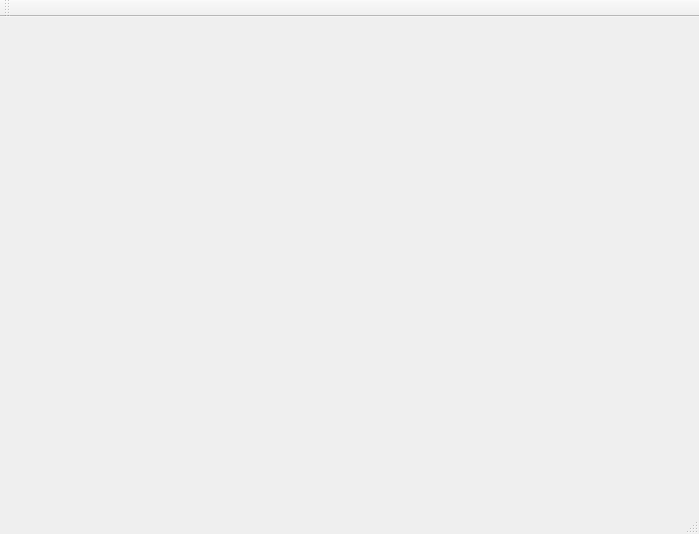
<?xml version="1.0" encoding="UTF-8"?>
<ui version="4.0">
 <class>MainApp</class>
 <widget class="QMainWindow" name="MainApp">
  <property name="geometry">
   <rect>
    <x>0</x>
    <y>0</y>
    <width>699</width>
    <height>534</height>
   </rect>
  </property>
  <property name="windowTitle">
   <string>MainApp</string>
  </property>
  <widget class="QWidget" name="centralWidget">
   <layout class="QGridLayout" name="gridLayout"/>
  </widget>
  <widget class="QMenuBar" name="menuBar">
   <property name="geometry">
    <rect>
     <x>0</x>
     <y>0</y>
     <width>699</width>
     <height>21</height>
    </rect>
   </property>
  </widget>
  <widget class="QToolBar" name="mainToolBar">
   <attribute name="toolBarArea">
    <enum>TopToolBarArea</enum>
   </attribute>
   <attribute name="toolBarBreak">
    <bool>false</bool>
   </attribute>
  </widget>
  <widget class="QStatusBar" name="statusBar"/>
 </widget>
 <layoutdefault spacing="6" margin="11"/>
 <resources/>
 <connections/>
</ui>
